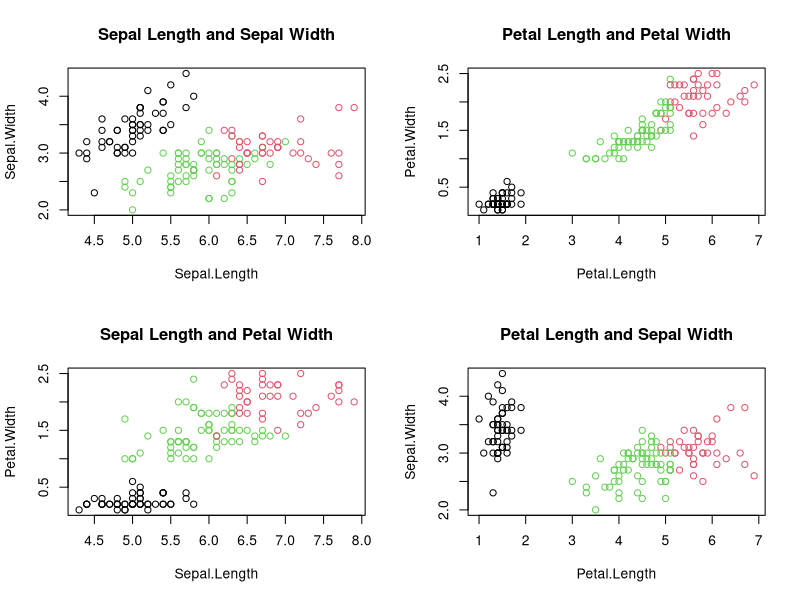
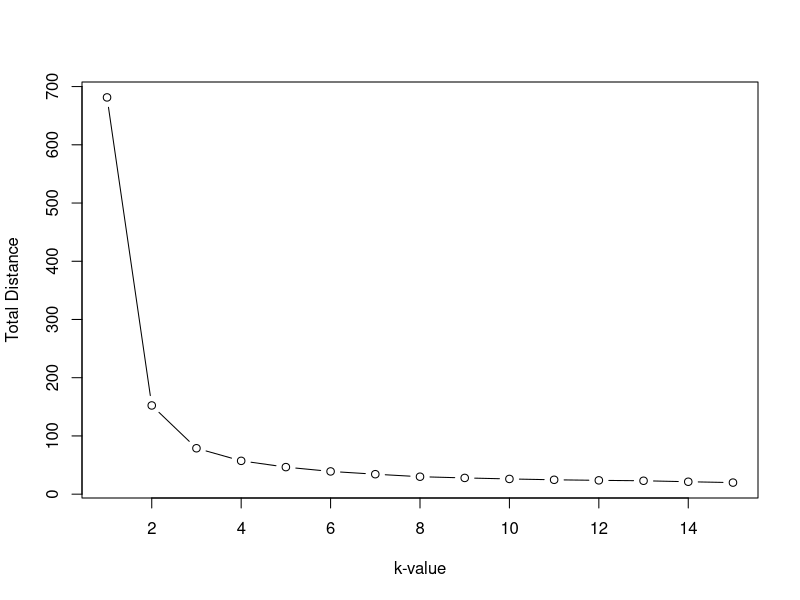

These charts were generated, in order, by the following R code:
## ---- chunk 1
library("cluster")
library("knitr")

# built in kmeans function
# function (x, centers, iter.max = 10L, nstart = 1L, algorithm = c("Hartigan-Wong", 
# "Lloyd", "Forgy", "MacQueen"), trace = FALSE) 

data <- read.table("iris.txt")

# remove species label (categorical RESPONSE variable, should not be used to build model)
nosp_iris <- iris[, -5]
print(nosp_iris)
## ---- chunk 2
# kmeans fit to train
set.seed(3283) # set random seed
kmeansmodel <- kmeans(nosp_iris, centers = 3, nstart = 30, algorithm = "Lloyd")
# 3 centers to start to check which combination of predictors is the best (3 types of species)
# using 30 (relatively big number) for number of starts to avoid getting stuck in undesirable local optimum
# using default Lloyd algorithm for kmeans
## ---- chunk 3
# Find best combination of predictors

par(mfrow = c(2, 2)) # set plots next to each other

# sepal length and width
plot(nosp_iris[c("Sepal.Length", "Sepal.Width")], 
     col = kmeansmodel$cluster, 
     main = "Sepal Length and Sepal Width")

# petal length and width
plot(nosp_iris[c("Petal.Length", "Petal.Width")], 
     col = kmeansmodel$cluster, 
     main = "Petal Length and Petal Width")

# sepal length and petal width
plot(nosp_iris[c("Sepal.Length", "Petal.Width")], 
     col = kmeansmodel$cluster, 
     main = "Sepal Length and Petal Width")

# petal length and sepal width
plot(nosp_iris[c("Petal.Length", "Sepal.Width")], 
     col = kmeansmodel$cluster, 
     main = "Petal Length and Sepal Width")

# From just looking at it, seems like petal length and petal width has the least overlap
## ---- chunk 4
# Best k value (center) to use for petal length and petal width (test out with for loop)
# Using Elbow Method: Check graph of total distance vs k (# clusters) and wherever it stops having drastic change is where the best k is
# total within distance of kmeans model is denoted with withinss

suppressWarnings ( {
ratios <- list()

for (k in 1:15) {
  kmeansmodel <- kmeans(nosp_iris, centers = k, nstart = 30, algorithm = "Lloyd")
  ratios <- append(ratios, kmeansmodel$tot.withinss)
  
}

par(mfrow=c(1,1))
plot(1:15, ratios, xlab = "k-value", ylab = "Total Distance", type="b")

})


# From the graph, seems like the best k to use is 3 (where the elbow bends)
## ---- chunk 5
# Determine how good this model is with k = 3

# To get a numeric understanding of how good it is, will use the sihouette method
# The sihouette method measures quality of clustering by determing how well each object lies within its cluster
# A high average sihouette width indicates good clustering. 
suppressWarnings ( {
kmeansmodel <- kmeans(nosp_iris, centers = 3, nstart = 30, algorithm = "Lloyd")
})
s <- silhouette(kmeansmodel$cluster, dist(nosp_iris))
avg_s <- mean(s[,3]) # 3 is to index towards the sihouette values

print(paste("The average silhouette value of k = 3 is", avg_s, "and as the sihouette value > 0.5, it indicates reasonably good clustering at predicting flower type"))

# Sum of squares (evaluation)
kmeansmodel$withinss

# Confusion matrix (evaluation)
table(data$Species, kmeansmodel$cluster)
